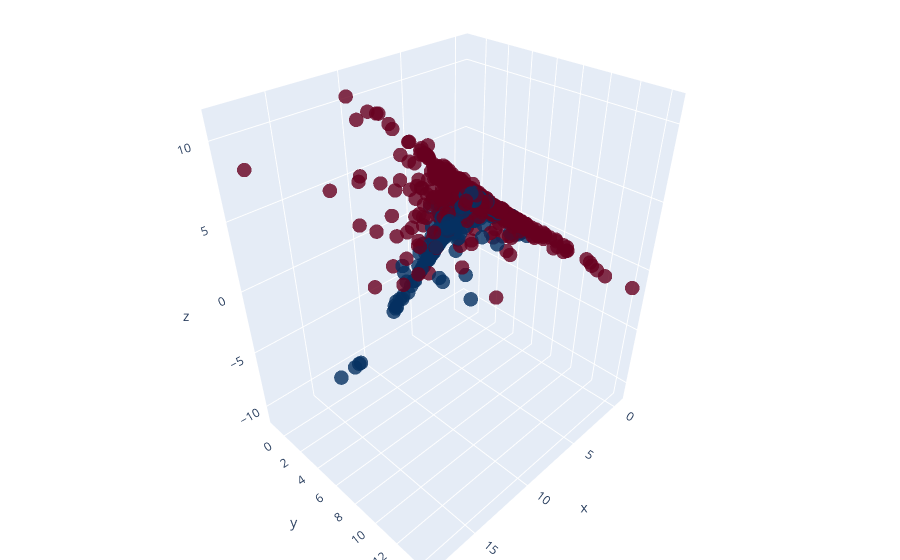

Source (notebook cell):
### Markdown cell above
## PCA

### Code cell
import plotly.graph_objs as go
model_pca = deepcopy(data_raw)
model_pca["Num_group"] = pd.qcut(model_pca["Num"].astype(int),q=10)
X = model_pca[["FoodCourt","Spa","RoomService"]]
Z = model_pca[["Num_group","Deck"]]

scaler = StandardScaler()
X = scaler.fit_transform(X)
enc = OneHotEncoder()
Z = enc.fit_transform(Z).toarray()
X = np.concat([X,Z], axis=1)

pca = PCA(n_components=3)

X = np.concat([X,Z], axis=1)

X = pca.fit_transform(X)
x = X[:,0]
y = X[:,1]
z = X[:,2]
scatter = go.Scatter3d(x=x,y=y,z=z,mode='markers',marker=dict(size=5,colorscale='RdBu',  opacity=0.8,color=data_raw["Transported"].astype(int),))


layout = go.Layout(
    margin=dict(l=0, r=0, b=0, t=0))


fig = go.Figure(data=[scatter], layout=layout)


fig.show()

### Figure 1 — Plotly figure (JSON) as saved in the notebook; plotly's stock layout.template omitted (floating-point values rounded to 4 significant figures; data arrays with more than 128 entries replaced by an {"elided": "..."} marker saying what was removed)
{"data": [{"marker": {"color": {"elided": "6466 int values"}, "colorscale": [[0, "rgb(103,0,31)"], [0.1, "rgb(178,24,43)"], [0.2, "rgb(214,96,77)"], [0.3, "rgb(244,165,130)"], [0.4, "rgb(253,219,199)"], [0.5, "rgb(247,247,247)"], [0.6, "rgb(209,229,240)"], [0.7, "rgb(146,197,222)"], [0.8, "rgb(67,147,195)"], [0.9, "rgb(33,102,172)"], [1, "rgb(5,48,97)"]], "opacity": 0.8, "size": 5}, "mode": "markers", "type": "scatter3d", "x": {"elided": "6466 float values"}, "y": {"elided": "6466 float values"}, "z": {"elided": "6466 float values"}}], "layout": {"margin": {"b": 0, "l": 0, "r": 0, "t": 0}}}
